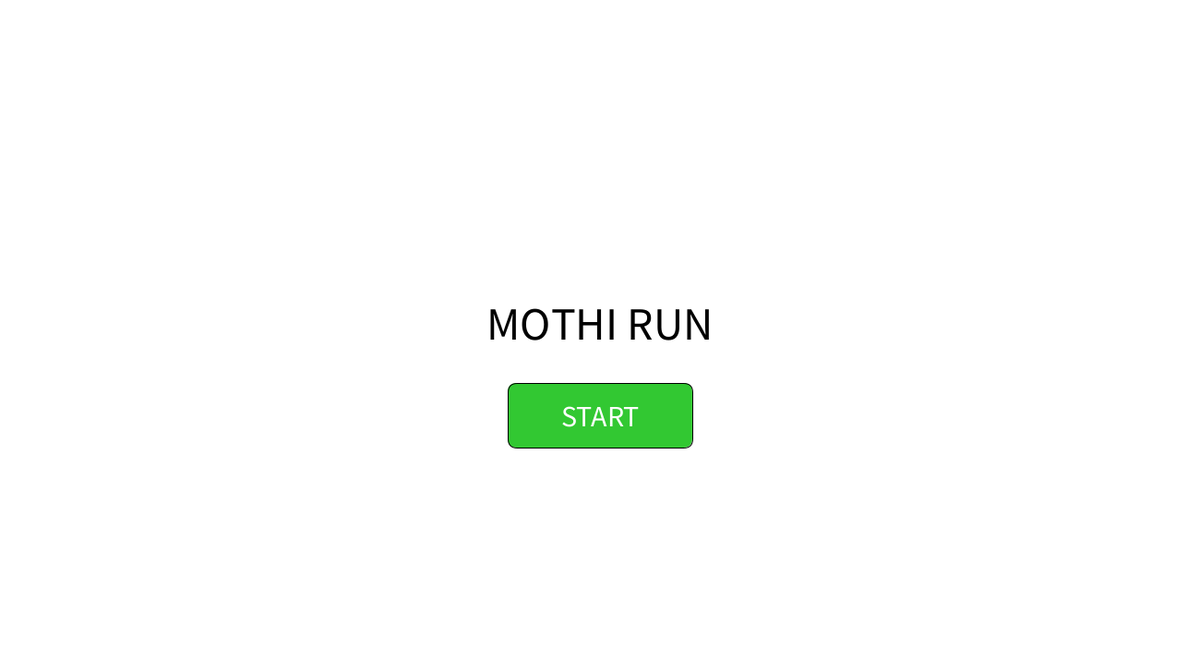
Frame 1 (no input)
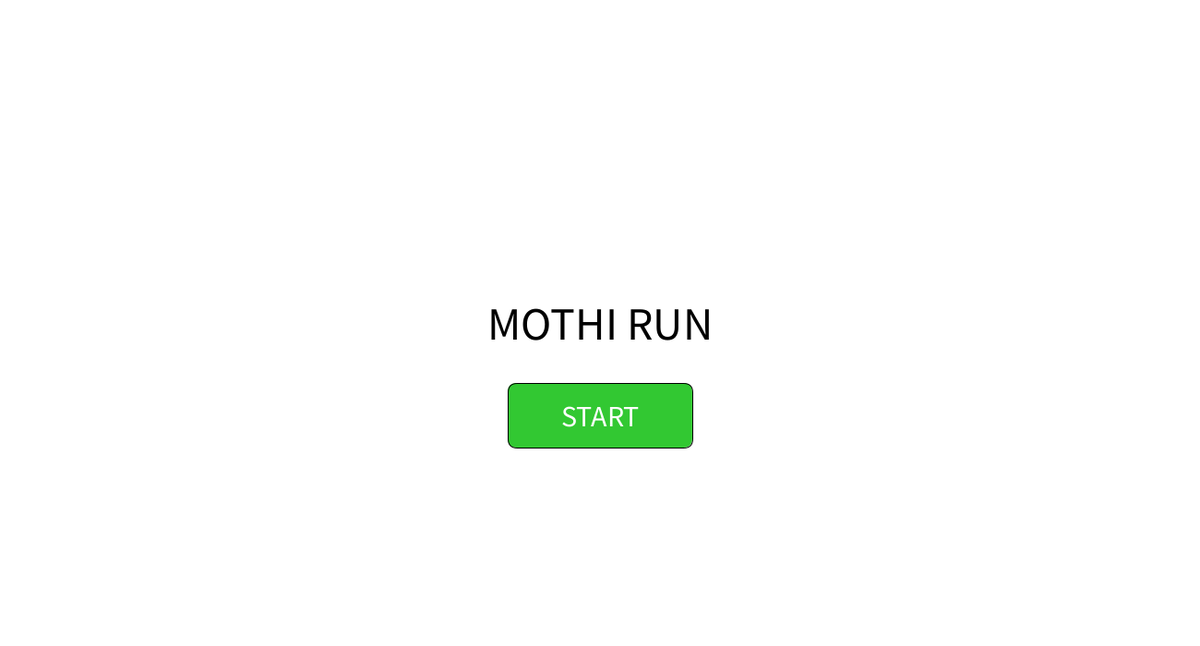
Frame 60 (the mouse pressed at the canvas centre just before this capture)
Frame 120 (the mouse held since frame 60 and released just before this capture): identical to frame 60, image omitted

The Processing sketch that drew these frames (run headless with seeded random() and noise(); from frame 60 on, the mouse is pressed at the canvas centre):

// Processing sketch: mochiScreenChange
// ── mochiScreenChange.pde
String scene = "start";

// === シーン遷移用 タイマー変数 ===
int startTime; // ゲーム開始時のmillis()の値を保存
final int GAME_DURATION = 10000; // 10秒 (10000ミリ秒)

// === ボタンの定義のための変数 ===
int buttonX;
int buttonY;
int buttonW = 200; 
int buttonH = 70;  

void setup(){
  size(1300, 700);
  textSize(50);
  textAlign(CENTER, CENTER); // テキストを中央揃えに設定

  // ボタンの位置を画面中央に設定
  buttonX = width/2 - buttonW/2;
  buttonY = height/2 + 100 - buttonH/2;
}

void draw(){
  common();
  // シーンの切り替え
  if(scene == "start") start_scene();
  else if(scene == "game") game_scene();
  else if(scene == "clear") clear_scene();
}

void common(){
  background(255);
}

// === 各シーンの描画関数 ===

void start_scene(){
  fill(0);
  textSize(50);
  text("MOTHI RUN", width/2, height/2); 

  // --- Draw Start Button ---
  fill(50, 200, 50); 
  rect(buttonX, buttonY, buttonW, buttonH, 10); 

  fill(255); 
  textSize(32);
  String buttonText = "START";
  text(buttonText, buttonX + buttonW/2, buttonY + buttonH/2);
}

// === game_scene: 10秒経過判定のみ ===
void game_scene(){
  
  // 画面表示はシンプルに
  fill(0);
  textSize(50);
  text("Game", width/2, height/2);
  
  // ----------------------------------------------------
  // 10秒経過判定ロジック
  // ----------------------------------------------------
  
  int elapsedTime = millis() - startTime; 
  
  // if関数を使って10秒たったらtrue（終了）、たってなかったらfalse（続行）
  boolean time_up = (elapsedTime >= GAME_DURATION); 
  
  if (time_up) {
    // 終了（true）: リザルト画面へ
    scene = "clear";
  } 
  // else (false の場合は何もしない、つまり次のフレームも game_scene が実行される)
}

void clear_scene(){
  fill(0);
  textSize(50);
  text("CLEAR!!!!!!!!!!", width/2, height/2 - 30); // 終了メッセージ
  
  textSize(30); 
  fill(50);
  text("[Click to return to Title]", width/2, height/2 + 60);
}


void mousePressed(){
  if(scene == "start"){
    // スタートボタンの範囲判定
    if (mouseX >= buttonX && mouseX <= buttonX + buttonW &&
        mouseY >= buttonY && mouseY <= buttonY + buttonH) {
      
      scene = "game"; 
      startTime = millis(); // ★ゲーム開始時にタイマーをリセット
    }
  }
  else if(scene == "game"){
    // ゲーム中はクリックしても何も起こらない
  }
  else if(scene == "clear"){
    // リザルトからタイトルへ戻る
    scene = "start";
  }
}
